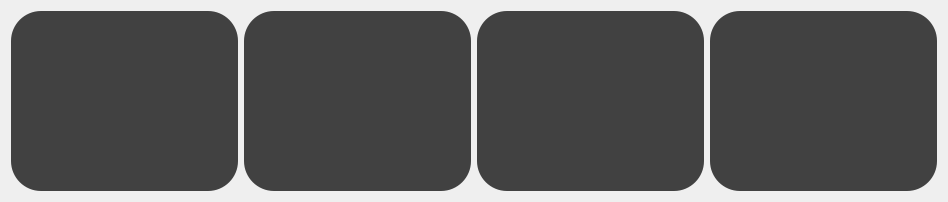
                                 <widget class="QWidget" name="scrollAreaWidgetContents_5">
                                  <property name="geometry">
                                   <rect>
                                    <x>0</x>
                                    <y>0</y>
                                    <width>944</width>
                                    <height>198</height>
                                   </rect>
                                  </property>
                                  <layout class="QGridLayout" name="gridLayout_17">
                                   <item row="0" column="0">
                                    <widget class="QWidget" name="widget_26" native="true">
                                     <property name="minimumSize">
                                      <size>
                                       <width>227</width>
                                       <height>180</height>
                                      </size>
                                     </property>
                                     <property name="maximumSize">
                                      <size>
                                       <width>227</width>
                                       <height>180</height>
                                      </size>
                                     </property>
                                     <property name="styleSheet">
                                      <string notr="true">background-color: rgb(65, 65, 65);
border-top-left-radius: 30px;
border-top-right-radius: 30px;
border-bottom-left-radius: 30px;
border-bottom-right-radius: 30px;
</string>
                                     </property>
                                    </widget>
                                   </item>
                                   <item row="0" column="1">
                                    <widget class="QWidget" name="widget_27" native="true">
                                     <property name="minimumSize">
                                      <size>
                                       <width>227</width>
                                       <height>180</height>
                                      </size>
                                     </property>
                                     <property name="maximumSize">
                                      <size>
                                       <width>227</width>
                                       <height>180</height>
                                      </size>
                                     </property>
                                     <property name="styleSheet">
                                      <string notr="true">background-color: rgb(65, 65, 65);
border-top-left-radius: 30px;
border-top-right-radius: 30px;
border-bottom-left-radius: 30px;
border-bottom-right-radius: 30px;
</string>
                                     </property>
                                    </widget>
                                   </item>
                                   <item row="0" column="3">
                                    <widget class="QWidget" name="widget_28" native="true">
                                     <property name="minimumSize">
                                      <size>
                                       <width>227</width>
                                       <height>180</height>
                                      </size>
                                     </property>
                                     <property name="maximumSize">
                                      <size>
                                       <width>227</width>
                                       <height>180</height>
                                      </size>
                                     </property>
                                     <property name="styleSheet">
                                      <string notr="true">background-color: rgb(65, 65, 65);
border-top-left-radius: 30px;
border-top-right-radius: 30px;
border-bottom-left-radius: 30px;
border-bottom-right-radius: 30px;
</string>
                                     </property>
                                    </widget>
                                   </item>
                                   <item row="0" column="2">
                                    <widget class="QWidget" name="widget_36" native="true">
                                     <property name="minimumSize">
                                      <size>
                                       <width>227</width>
                                       <height>180</height>
                                      </size>
                                     </property>
                                     <property name="maximumSize">
                                      <size>
                                       <width>227</width>
                                       <height>180</height>
                                      </size>
                                     </property>
                                     <property name="styleSheet">
                                      <string notr="true">background-color: rgb(65, 65, 65);
border-top-left-radius: 30px;
border-top-right-radius: 30px;
border-bottom-left-radius: 30px;
border-bottom-right-radius: 30px;
</string>
                                     </property>
                                    </widget>
                                   </item>
                                  </layout>
                                 </widget>
